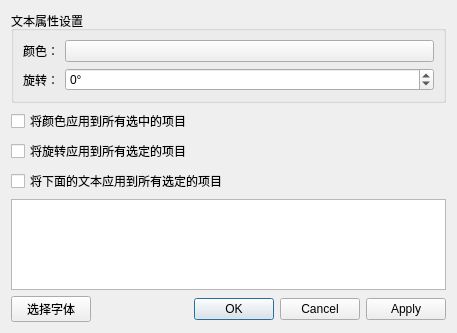
<?xml version="1.0" encoding="UTF-8"?>
<ui version="4.0">
 <class>TextEditorDialog</class>
 <widget class="QDialog" name="TextEditorDialog">
  <property name="geometry">
   <rect>
    <x>0</x>
    <y>0</y>
    <width>457</width>
    <height>333</height>
   </rect>
  </property>
  <property name="windowTitle">
   <string>文本编辑</string>
  </property>
  <property name="modal">
   <bool>true</bool>
  </property>
  <layout class="QVBoxLayout" name="verticalLayout">
   <item>
    <widget class="QGroupBox" name="uiTextSettingsGroupBox">
     <property name="title">
      <string>文本属性设置</string>
     </property>
     <layout class="QGridLayout" name="gridLayout">
      <item row="0" column="0">
       <widget class="QLabel" name="uiColorLabel">
        <property name="text">
         <string>颜色：</string>
        </property>
       </widget>
      </item>
      <item row="0" column="1">
       <widget class="QPushButton" name="uiColorPushButton">
        <property name="text">
         <string/>
        </property>
       </widget>
      </item>
      <item row="2" column="0">
       <widget class="QLabel" name="uiRotationLabel">
        <property name="text">
         <string>旋转：</string>
        </property>
       </widget>
      </item>
      <item row="2" column="1">
       <widget class="QSpinBox" name="uiRotationSpinBox">
        <property name="sizePolicy">
         <sizepolicy hsizetype="Expanding" vsizetype="Fixed">
          <horstretch>0</horstretch>
          <verstretch>0</verstretch>
         </sizepolicy>
        </property>
        <property name="toolTip">
         <string>Rotation can be ajusted on the scene for a selected item while
editing (notes only) with ALT and '+' (or P) / ALT and '-' (or M)</string>
        </property>
        <property name="suffix">
         <string>°</string>
        </property>
        <property name="minimum">
         <number>-360</number>
        </property>
        <property name="maximum">
         <number>360</number>
        </property>
       </widget>
      </item>
     </layout>
    </widget>
   </item>
   <item>
    <widget class="QCheckBox" name="uiApplyColorToAllItemsCheckBox">
     <property name="text">
      <string>将颜色应用到所有选中的项目</string>
     </property>
    </widget>
   </item>
   <item>
    <widget class="QCheckBox" name="uiApplyRotationToAllItemsCheckBox">
     <property name="text">
      <string>将旋转应用到所有选定的项目</string>
     </property>
    </widget>
   </item>
   <item>
    <widget class="QCheckBox" name="uiApplyTextToAllItemsCheckBox">
     <property name="text">
      <string>将下面的文本应用到所有选定的项目</string>
     </property>
    </widget>
   </item>
   <item>
    <widget class="QPlainTextEdit" name="uiPlainTextEdit"/>
   </item>
   <item>
    <layout class="QHBoxLayout" name="horizontalLayout">
     <item>
      <widget class="QPushButton" name="uiFontPushButton">
       <property name="text">
        <string>选择字体</string>
       </property>
      </widget>
     </item>
     <item>
      <spacer name="horizontalSpacer">
       <property name="orientation">
        <enum>Qt::Horizontal</enum>
       </property>
       <property name="sizeHint" stdset="0">
        <size>
         <width>40</width>
         <height>20</height>
        </size>
       </property>
      </spacer>
     </item>
     <item>
      <widget class="QDialogButtonBox" name="uiButtonBox">
       <property name="orientation">
        <enum>Qt::Horizontal</enum>
       </property>
       <property name="standardButtons">
        <set>QDialogButtonBox::Apply|QDialogButtonBox::Cancel|QDialogButtonBox::Ok</set>
       </property>
      </widget>
     </item>
    </layout>
   </item>
   <item>
    <spacer name="verticalSpacer">
     <property name="orientation">
      <enum>Qt::Vertical</enum>
     </property>
     <property name="sizeHint" stdset="0">
      <size>
       <width>20</width>
       <height>40</height>
      </size>
     </property>
    </spacer>
   </item>
  </layout>
 </widget>
 <resources>
  <include location="../../resources/resources.qrc"/>
 </resources>
 <connections>
  <connection>
   <sender>uiButtonBox</sender>
   <signal>accepted()</signal>
   <receiver>TextEditorDialog</receiver>
   <slot>accept()</slot>
   <hints>
    <hint type="sourcelabel">
     <x>248</x>
     <y>254</y>
    </hint>
    <hint type="destinationlabel">
     <x>157</x>
     <y>274</y>
    </hint>
   </hints>
  </connection>
  <connection>
   <sender>uiButtonBox</sender>
   <signal>rejected()</signal>
   <receiver>TextEditorDialog</receiver>
   <slot>reject()</slot>
   <hints>
    <hint type="sourcelabel">
     <x>316</x>
     <y>260</y>
    </hint>
    <hint type="destinationlabel">
     <x>286</x>
     <y>274</y>
    </hint>
   </hints>
  </connection>
 </connections>
</ui>
